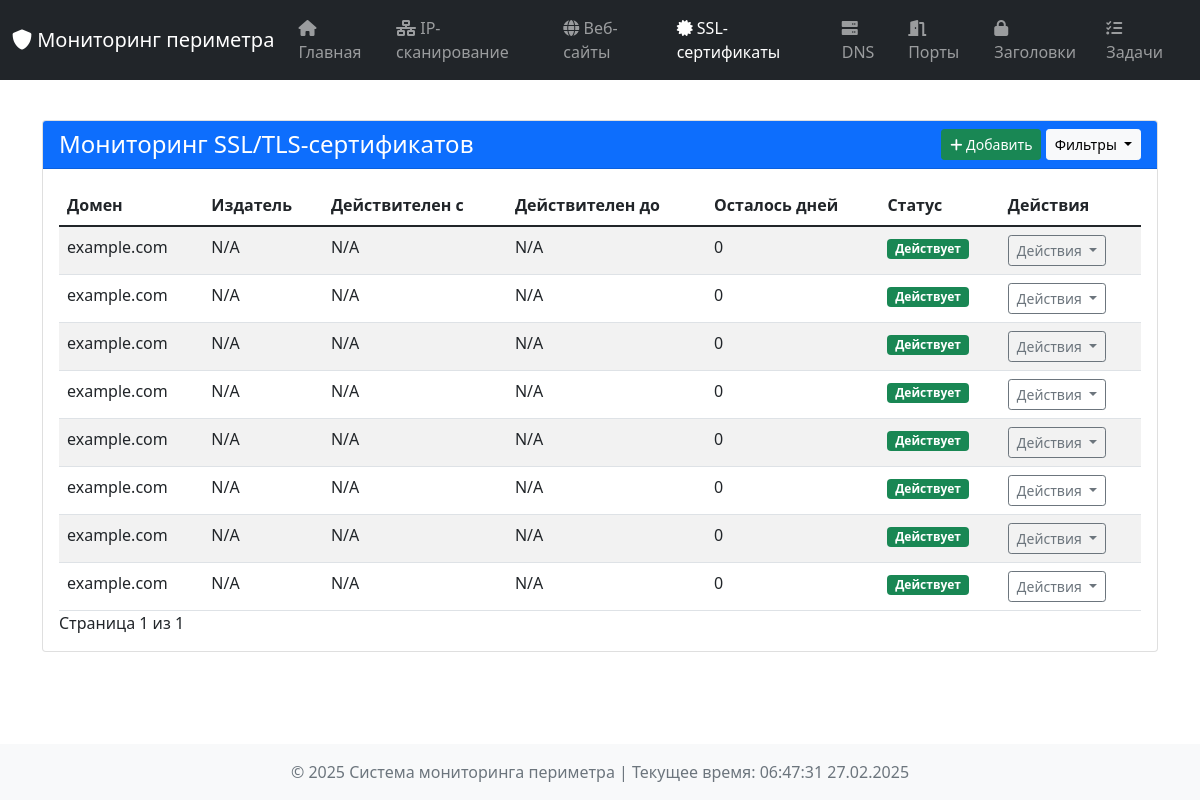
/certificates, run on the app's committed database.
### tables this page shows
CREATE TABLE cert_info (
                id INTEGER PRIMARY KEY AUTOINCREMENT,
                domain TEXT,
                common_name TEXT,
                issuer TEXT,
                organization TEXT,
                not_before TEXT,
                not_after TEXT,
                days_to_expiry INTEGER,
                is_expiring INTEGER,
                is_expired INTEGER,
                check_time TEXT,
                data TEXT
            );

### dashboard/app.py (the view, shortened to what this page needs)
@app.route('/certificates', methods=['GET', 'POST'])
def certificates():
    form = CertificateForm()
    page = request.args.get('page', 1, type=int)
    per_page = 10
    status_filter = request.args.get('status')
    all_results = db_manager.get_all_records('ssl_certificates')
    if status_filter == 'valid':
        filtered_results = [r for r in all_results if r.get('days_to_expiry', 0) > 0 and not r.get('is_expiring', False)]
    elif status_filter == 'expiring_soon':
        filtered_results = [r for r in all_results if r.get('is_expiring', False) and r.get('days_to_expiry', 0) > 0]
    elif status_filter == 'expired':
        filtered_results = [r for r in all_results if r.get('days_to_expiry', 0) <= 0]
    else:
        filtered_results = all_results
    total_results = len(filtered_results)
    results = filtered_results[(page - 1) * per_page: page * per_page]
    return render_template('certificates.html', results=results, current_time=datetime.now(), form=form, page=page,
                           total_results=total_results, per_page=per_page)

### dashboard/templates/certificates.html (shortened to what this page needs)
{% extends "base.html" %}
{% block content %}
<div class="container mt-4">
    <div class="card">
        <div class="card-header bg-primary text-white d-flex justify-content-between align-items-center">
            <h4 class="mb-0">Мониторинг SSL/TLS-сертификатов</h4>
            <div>
                <button class="btn btn-success btn-sm" data-bs-toggle="modal" data-bs-target="#addCertModal">
                    <i class="fas fa-plus"></i> Добавить
                </button>
                <button class="btn btn-light btn-sm dropdown-toggle" type="button" id="filterDropdown" data-bs-toggle="dropdown" aria-expanded="false">
                    Фильтры
                </button>
            </div>
        </div>
        <div class="card-body">
            {% if results %}
                <div class="table-responsive">
                    <table class="table table-hover table-striped">
                        <thead class="thead-dark">
                            <tr>
                                <th>Домен</th>
                                <th>Издатель</th>
                                <th>Действителен с</th>
                                <th>Действителен до</th>
                                <th>Осталось дней</th>
                                <th>Статус</th>
                                <th>Действия</th>
                            </tr>
                        </thead>
                        <tbody>
                            {% for cert in results %}
                            <tr class="">
                                <td>{{ cert.domain }}</td>
                                <td>{{ cert.issuer or 'N/A' }}</td>
                                <td>{{ cert.not_before.strftime('%H:%M:%S %d.%m.%Y') if cert.not_before else 'N/A' }}</td>
                                <td>{{ cert.not_after.strftime('%H:%M:%S %d.%m.%Y') if cert.not_after else 'N/A' }}</td>
                                <td>
                                    {% if cert.days_to_expiry and cert.days_to_expiry < 0 %}
                                        <span class="text-danger">Истек {{ cert.days_to_expiry|abs }} дней назад</span>
                                    {% elif cert.days_to_expiry is not none %}
                                        {{ cert.days_to_expiry }}
                                    {% else %}
                                        N/A
                                    {% endif %}
                                </td>
                                <td>
                                    {% if cert.days_to_expiry and cert.days_to_expiry < 0 %}
                                        <span class="badge bg-danger">Истек</span>
                                    {% elif cert.days_to_expiry and cert.days_to_expiry < 7 %}
                                        <span class="badge bg-warning">Критично</span>
                                    {% elif cert.days_to_expiry and cert.days_to_expiry < 30 %}
                                        <span class="badge bg-info">Истекает</span>
                                    {% else %}
                                        <span class="badge bg-success">Действует</span>
                                    {% endif %}
                                </td>
                                 <td style="position: relative;">
                                    <div class="dropdown">
                                        <button class="btn btn-outline-secondary btn-sm dropdown-toggle" type="button" data-bs-toggle="dropdown" aria-expanded="false">
                                            Действия
                                        </button>
                                    </div>
                                </td>
                            </tr>
                            {% endfor %}
                        </tbody>
                    </table>
                </div>
                <div class="pagination">
                    <span>Страница {{ page }} из {{ (total_results + per_page - 1) // per_page }}</span>
                </div>
            {% else %}
                <div class="alert alert-info text-center">
                    Сертификатов не найдено
                </div>
            {% endif %}
        </div>
    </div>
</div>
{% endblock %}

### dashboard/static/css/style.css (style rules this page uses)
body { min-height: 100vh; display: flex; flex-direction: column; }
.card { margin-bottom: 1rem; overflow: visible !important; }
.card-body { overflow: visible !important; max-width: 100%; padding: 1rem; }
.table-responsive { overflow: visible !important; position: relative; max-width: 100%; }
.table { width: 100%; table-layout: auto; margin-bottom: 0; }
.dropdown { position: relative; }
.dropdown-toggle { white-space: nowrap; }
.card .card-body .table-responsive { overflow: visible !important; }
.container, .container-fluid { overflow: visible !important; }

### data on the page
cert_info: domain "example.com", issuer "N/A", not_before "N/A", not_after "N/A", days_to_expiry "0", shows "Действует"
cert_info: domain "example.com", issuer "N/A", not_before "N/A", not_after "N/A", days_to_expiry "0", shows "Действует"
cert_info: domain "example.com", issuer "N/A", not_before "N/A", not_after "N/A", days_to_expiry "0", shows "Действует"
cert_info: domain "example.com", issuer "N/A", not_before "N/A", not_after "N/A", days_to_expiry "0", shows "Действует"
cert_info: domain "example.com", issuer "N/A", not_before "N/A", not_after "N/A", days_to_expiry "0", shows "Действует"
cert_info: domain "example.com", issuer "N/A", not_before "N/A", not_after "N/A", days_to_expiry "0", shows "Действует"
cert_info: domain "example.com", issuer "N/A", not_before "N/A", not_after "N/A", days_to_expiry "0", shows "Действует"
cert_info: domain "example.com", issuer "N/A", not_before "N/A", not_after "N/A", days_to_expiry "0", shows "Действует"

### other printed values
{{ page }} "1"
{{ (total_results + per_page - 1) // per_page }} "1"
